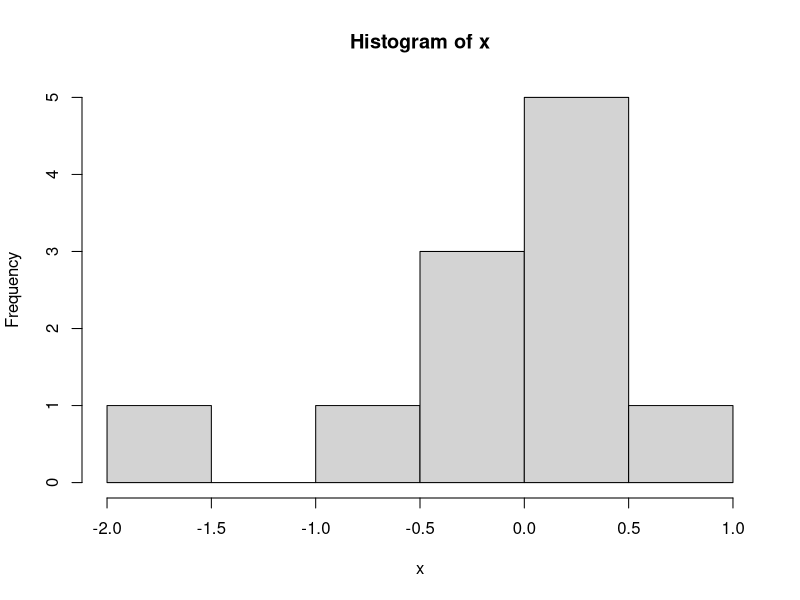
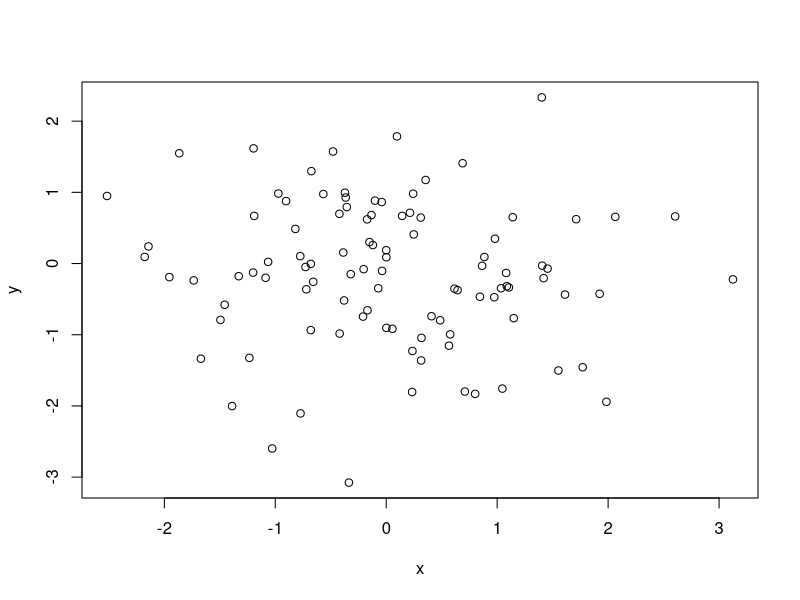
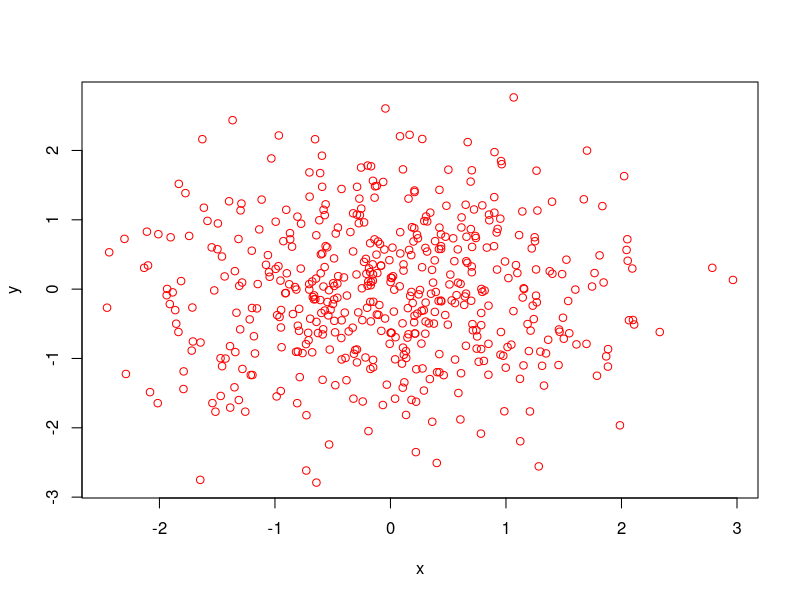
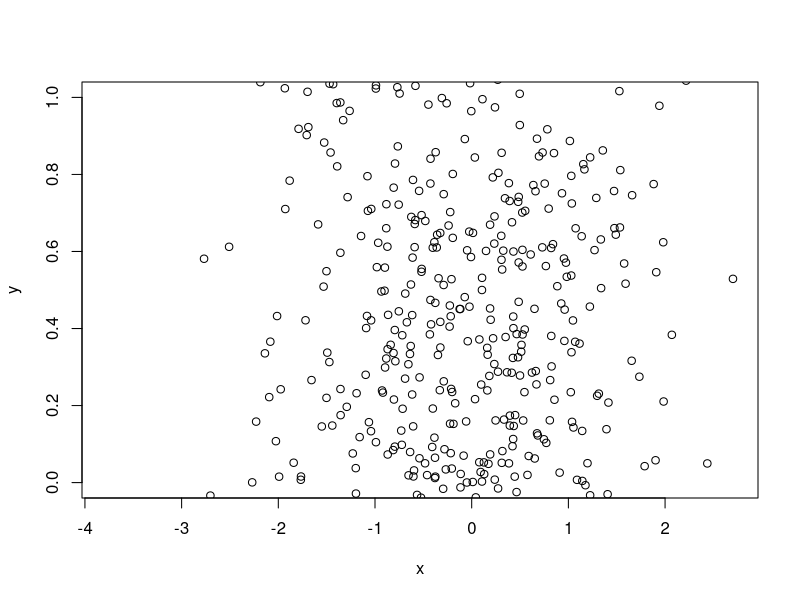

Source code (R) for these figures, in order:
## ---- chunk 1
knitr::opts_chunk$set(include = FALSE)
## ---- chunk 2
impute_and_describe <- function(x) {
  if (any(is.na(x))) {
    message(paste(
      "Le nombre de données manquantes est",
      sum(is.na(x))
    ))
  }
  x[is.na(x)] <- mean(x, na.rm = TRUE)
  hist(x)
  summary(x)
}
impute_and_describe(c(rnorm(10), NA))
## ---- chunk 3
get_last <- function(x, time) {
  x[time == max(time)]
}
(m <- rnorm(5))
(ti <- runif(5))
get_last(m, ti)

get_last_or_first <- function(x, time, first) {
  if (first) {
    x[time == min(time)]
  } else {
    x[time == max(time)]
  }
}
get_last_or_first(m, ti, first = TRUE)

# notez que ces fonctions ont un problème potentiel :
# si plusieurs mesures correspondent à la dernière mesure
# elles ne retournent pas une valeur unique mais un vecteur
## ---- chunk 4
assoc_case_infert <- function(x) {
  if (is.numeric(infert[, x])) {
    t.test(
      infert[infert$case == 0, x],
      infert[infert$case == 1, x]
    )
  } else {
    chisq.test(table(
      infert$case,
      infert[, x]
    ))
  }
}
assoc_case_infert("age")
assoc_case_infert("education")
## ---- chunk 5
resample_and_test <- function(x) {
  resamp <- sample(
    seq_len(nrow(infert)),
    size = nrow(infert),
    replace = TRUE
  )
  infert <- infert[resamp, ]
  assoc_case_infert(x)
}
resample_and_test("age")
## ---- chunk 6
get_last_or_first <- function(x, time, first = FALSE) {
  if (first) {
    x[time == min(time)]
  } else {
    x[time == max(time)]
  }
}
## ---- chunk 7
myplot1 <- function(x = runif(10), y) {
  if(missing(y)) {
    y <- x
    x <- seq_along(y)
  }
  plot(x, y)
}
## ---- chunk 8
myplot2 <- function(x = runif(10), y = seq_along(x)) {
  plot(x, y)
}
## ---- chunk 9
random_scatter <- function(n, ...) {
  x <- rnorm(n)
  y <- rnorm(n)
  
  plot(x, y, ...)
}
random_scatter(100)
random_scatter(500, col = "red")
random_scatter(1000, ylim = c(0, 1))
## ---- chunk 10
most_signif_ttest <- function(...) {
  list_ttest <- list(...)
  
  extract_p <- function(x)
    x$p.value
  
  pvals <- unlist(lapply(list_ttest, extract_p))
  
  list_ttest[[which(pvals == min(pvals))]]
}
most_signif_ttest(
  t.test(rnorm(10), rnorm(10)),
  t.test(rnorm(10), rnorm(10)),
  t.test(rnorm(10), rnorm(10)),
  t.test(rnorm(10), rnorm(10))
)
## ---- chunk 11
some_stats <- function(x) {
  list(
    moyenne = mean(x),
    etendue = range(x),
    test0 = t.test(x)
  )
}
some_stats(rnorm(10))
## ---- chunk 12
impute_mean <- function(x) {
  res <- x
  res[is.na(x)] <- mean(x, na.rm = TRUE)
  
  attr(res, "imputed") <- is.na(x)
  res
}

(test <- impute_mean(c(1, 2, NA, 3)))
attr(test, "imputed")
## ---- chunk 13
impute_generalized <- function(x, f, ...) {
  res <- x
  res[is.na(x)] <- f(na.omit(x), ...)
  
  attr(res, "imputed") <- is.na(x)
  res
}
x <- c(1, 2, NA, 3)
impute_generalized(x, quantile, probs = .25)
